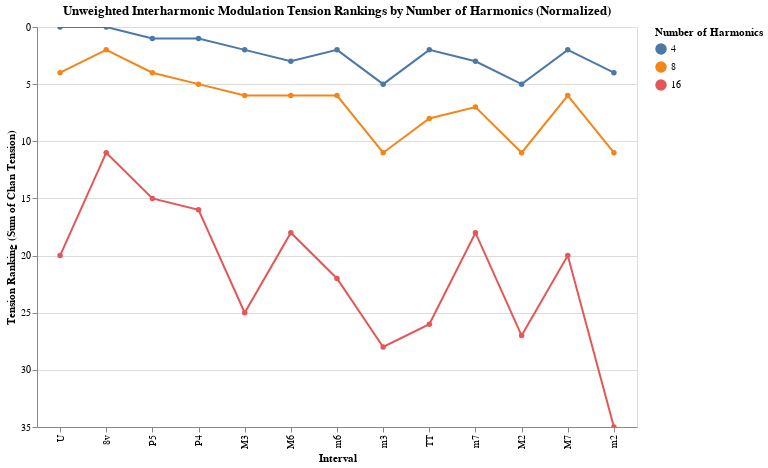

Notebook cell for this chart:
### Code cell
# define empirical ranking from reference 
empirical_ranking = ['U','8v','P5','P4','M3','M6','m6','m3','TT','m7','M2','M7','m2']


plot_interharmonic_plots_only_chan_normalized(number_of_harmonics_ranges=[4,8,16],apply_weights_to_harmonics=True,limit_delta_frequency=True,include_lower_bound=False,empirical_ranking=empirical_ranking)

### Figure 1 — Vega-Lite specification as saved in the notebook (floating-point values rounded to 4 significant figures)
{"config": {"view": {"continuousWidth": 300, "continuousHeight": 300}}, "data": {"name": "data-b08373cd4e00da10970b854ab02bfd2d"}, "mark": {"type": "line", "point": true}, "encoding": {"color": {"field": "number_of_harmonics", "title": "Number of Harmonics", "type": "nominal"}, "tooltip": [{"field": "interval", "type": "nominal"}, {"field": "tension_ranking", "type": "quantitative"}, {"field": "number_of_harmonics", "type": "quantitative"}], "x": {"field": "interval", "sort": ["U", "8v", "P5", "P4", "M3", "M6", "m6", "m3", "TT", "m7", "M2", "M7", "m2"], "title": "Interval", "type": "nominal"}, "y": {"field": "tension_ranking", "scale": {"reverse": true}, "title": "Tension Ranking (Sum of Chan Tension)", "type": "quantitative"}}, "height": 400, "params": [{"name": "param_10", "select": {"type": "interval", "encodings": ["x", "y"]}, "bind": "scales"}], "title": "Unweighted Interharmonic Modulation Tension Rankings by Number of Harmonics (Normalized)", "width": 600, "$schema": "https://vega.github.io/schema/vega-lite/v5.20.1.json", "datasets": {"data-b08373cd4e00da10970b854ab02bfd2d": [{"interval": "U", "tension_sums": 0, "tension_ranking": 0, "number_of_harmonics": 4}, {"interval": "m2", "tension_sums": 4, "tension_ranking": 4, "number_of_harmonics": 4}, {"interval": "M2", "tension_sums": 5, "tension_ranking": 5, "number_of_harmonics": 4}, {"interval": "m3", "tension_sums": 5, "tension_ranking": 5, "number_of_harmonics": 4}, {"interval": "M3", "tension_sums": 2, "tension_ranking": 2, "number_of_harmonics": 4}, {"interval": "P4", "tension_sums": 1, "tension_ranking": 1, "number_of_harmonics": 4}, {"interval": "TT", "tension_sums": 2, "tension_ranking": 2, "number_of_harmonics": 4}, {"interval": "P5", "tension_sums": 1, "tension_ranking": 1, "number_of_harmonics": 4}, {"interval": "m6", "tension_sums": 2, "tension_ranking": 2, "number_of_harmonics": 4}, {"interval": "M6", "tension_sums": 3, "tension_ranking": 3, "number_of_harmonics": 4}, {"interval": "m7", "tension_sums": 3, "tension_ranking": 3, "number_of_harmonics": 4}, {"interval": "M7", "tension_sums": 2, "tension_ranking": 2, "number_of_harmonics": 4}, {"interval": "8v", "tension_sums": 0, "tension_ranking": 0, "number_of_harmonics": 4}, {"interval": "U", "tension_sums": 4, "tension_ranking": 4, "number_of_harmonics": 8}, {"interval": "m2", "tension_sums": 11, "tension_ranking": 11, "number_of_harmonics": 8}, {"interval": "M2", "tension_sums": 11, "tension_ranking": 11, "number_of_harmonics": 8}, {"interval": "m3", "tension_sums": 11, "tension_ranking": 11, "number_of_harmonics": 8}, {"interval": "M3", "tension_sums": 6, "tension_ranking": 6, "number_of_harmonics": 8}, {"interval": "P4", "tension_sums": 5, "tension_ranking": 5, "number_of_harmonics": 8}, {"interval": "TT", "tension_sums": 8, "tension_ranking": 8, "number_of_harmonics": 8}, {"interval": "P5", "tension_sums": 4, "tension_ranking": 4, "number_of_harmonics": 8}, {"interval": "m6", "tension_sums": 6, "tension_ranking": 6, "number_of_harmonics": 8}, {"interval": "M6", "tension_sums": 6, "tension_ranking": 6, "number_of_harmonics": 8}, {"interval": "m7", "tension_sums": 7, "tension_ranking": 7, "number_of_harmonics": 8}, {"interval": "M7", "tension_sums": 6, "tension_ranking": 6, "number_of_harmonics": 8}, {"interval": "8v", "tension_sums": 2, "tension_ranking": 2, "number_of_harmonics": 8}, {"interval": "U", "tension_sums": 20, "tension_ranking": 20, "number_of_harmonics": 16}, {"interval": "m2", "tension_sums": 35, "tension_ranking": 35, "number_of_harmonics": 16}, {"interval": "M2", "tension_sums": 27, "tension_ranking": 27, "number_of_harmonics": 16}, {"interval": "m3", "tension_sums": 28, "tension_ranking": 28, "number_of_harmonics": 16}, {"interval": "M3", "tension_sums": 25, "tension_ranking": 25, "number_of_harmonics": 16}, {"interval": "P4", "tension_sums": 16, "tension_ranking": 16, "number_of_harmonics": 16}, {"interval": "TT", "tension_sums": 26, "tension_ranking": 26, "number_of_harmonics": 16}, {"interval": "P5", "tension_sums": 15, "tension_ranking": 15, "number_of_harmonics": 16}, {"interval": "m6", "tension_sums": 22, "tension_ranking": 22, "number_of_harmonics": 16}, {"interval": "M6", "tension_sums": 18, "tension_ranking": 18, "number_of_harmonics": 16}, {"interval": "m7", "tension_sums": 18, "tension_ranking": 18, "number_of_harmonics": 16}, {"interval": "M7", "tension_sums": 20, "tension_ranking": 20, "number_of_harmonics": 16}, {"interval": "8v", "tension_sums": 11, "tension_ranking": 11, "number_of_harmonics": 16}]}}
